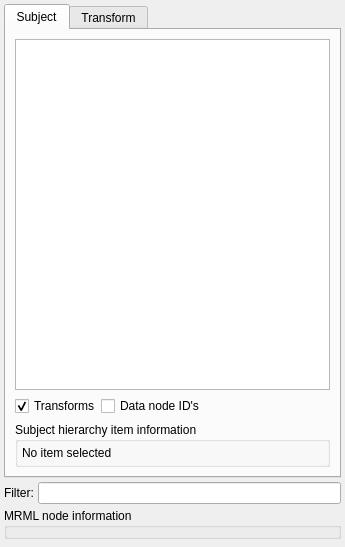
<?xml version="1.0" encoding="UTF-8"?>
<ui version="4.0">
 <class>qSlicerDataModuleWidget</class>
 <widget class="qSlicerWidget" name="qSlicerDataModuleWidget">
  <property name="geometry">
   <rect>
    <x>0</x>
    <y>0</y>
    <width>345</width>
    <height>547</height>
   </rect>
  </property>
  <property name="windowTitle">
   <string>Data</string>
  </property>
  <property name="windowIcon">
   <iconset>
    <normaloff>:/Icons/Data.png</normaloff>:/Icons/Data.png</iconset>
  </property>
  <layout class="QGridLayout" name="gridLayout_5">
   <property name="margin">
    <number>4</number>
   </property>
   <property name="spacing">
    <number>4</number>
   </property>
   <item row="1" column="0">
    <layout class="QHBoxLayout" name="horizontalLayout_4">
     <item>
      <widget class="QLabel" name="FilterLabel">
       <property name="text">
        <string>Filter:</string>
       </property>
      </widget>
     </item>
     <item>
      <widget class="QLineEdit" name="FilterLineEdit">
       <property name="toolTip">
        <string>A case sensitive string to filter nodes, uses all the columns (even if hidden)</string>
       </property>
      </widget>
     </item>
    </layout>
   </item>
   <item row="3" column="0">
    <widget class="ctkDynamicSpacer" name="DynamicSpacer">
     <property name="activeSizePolicy">
      <sizepolicy hsizetype="MinimumExpanding" vsizetype="Ignored">
       <horstretch>0</horstretch>
       <verstretch>0</verstretch>
      </sizepolicy>
     </property>
     <property name="inactiveSizePolicy">
      <sizepolicy hsizetype="MinimumExpanding" vsizetype="MinimumExpanding">
       <horstretch>0</horstretch>
       <verstretch>0</verstretch>
      </sizepolicy>
     </property>
     <property name="active">
      <bool>true</bool>
     </property>
    </widget>
   </item>
   <item row="0" column="0">
    <widget class="QTabWidget" name="ViewTabWidget">
     <property name="currentIndex">
      <number>0</number>
     </property>
     <widget class="QWidget" name="tabSubject">
      <attribute name="title">
       <string>Subject</string>
      </attribute>
      <layout class="QGridLayout" name="gridLayout_4">
       <item row="1" column="0">
        <layout class="QHBoxLayout" name="horizontalLayout">
         <property name="spacing">
          <number>0</number>
         </property>
         <item>
          <widget class="QCheckBox" name="DisplayTransformsCheckBox">
           <property name="text">
            <string>Transforms</string>
           </property>
           <property name="checked">
            <bool>true</bool>
           </property>
          </widget>
         </item>
         <item>
          <widget class="QCheckBox" name="DisplayDataNodeIDsCheckBox">
           <property name="text">
            <string>Data node ID's</string>
           </property>
          </widget>
         </item>
         <item>
          <spacer name="horizontalSpacer">
           <property name="orientation">
            <enum>Qt::Horizontal</enum>
           </property>
           <property name="sizeHint" stdset="0">
            <size>
             <width>40</width>
             <height>20</height>
            </size>
           </property>
          </spacer>
         </item>
         <item>
          <widget class="QLabel" name="label_Help">
           <property name="toolTip">
            <string>Tooltip is populated by the plugins</string>
           </property>
           <property name="text">
            <string/>
           </property>
           <property name="pixmap">
            <pixmap resource="../../../SubjectHierarchy/Resources/qSlicerSubjectHierarchyModule.qrc">:/Icons/Help.png</pixmap>
           </property>
           <property name="alignment">
            <set>Qt::AlignRight|Qt::AlignTrailing|Qt::AlignVCenter</set>
           </property>
          </widget>
         </item>
        </layout>
       </item>
       <item row="0" column="0">
        <widget class="qMRMLSubjectHierarchyTreeView" name="SubjectHierarchyTreeView">
         <property name="dragDropMode">
          <enum>QAbstractItemView::InternalMove</enum>
         </property>
         <property name="selectionMode">
          <enum>QAbstractItemView::ExtendedSelection</enum>
         </property>
         <property name="indentation">
          <number>12</number>
         </property>
        </widget>
       </item>
       <item row="2" column="0">
        <widget class="ctkCollapsibleGroupBox" name="SubjectHierarchyItemInfoGroupBox">
         <property name="title">
          <string>Subject hierarchy item information</string>
         </property>
         <property name="collapsed">
          <bool>true</bool>
         </property>
         <layout class="QHBoxLayout" name="horizontalLayout_2">
          <property name="spacing">
           <number>4</number>
          </property>
          <property name="margin">
           <number>4</number>
          </property>
          <item>
           <widget class="QLabel" name="SubjectHierarchyItemInfoLabel">
            <property name="text">
             <string>No item selected</string>
            </property>
            <property name="wordWrap">
             <bool>true</bool>
            </property>
           </widget>
          </item>
         </layout>
        </widget>
       </item>
      </layout>
     </widget>
     <widget class="QWidget" name="tabTransform">
      <attribute name="title">
       <string>Transform</string>
      </attribute>
      <layout class="QGridLayout" name="gridLayout_6">
       <item row="1" column="0">
        <layout class="QHBoxLayout" name="horizontalLayout_3">
         <item>
          <widget class="QCheckBox" name="DisplayMRMLIDsCheckBox">
           <property name="text">
            <string>Show MRML ID's</string>
           </property>
          </widget>
         </item>
         <item>
          <widget class="QCheckBox" name="ShowHiddenCheckBox">
           <property name="text">
            <string>Show hidden nodes</string>
           </property>
          </widget>
         </item>
         <item>
          <spacer name="horizontalSpacer_2">
           <property name="orientation">
            <enum>Qt::Horizontal</enum>
           </property>
           <property name="sizeHint" stdset="0">
            <size>
             <width>40</width>
             <height>20</height>
            </size>
           </property>
          </spacer>
         </item>
        </layout>
       </item>
       <item row="0" column="0">
        <widget class="qMRMLTreeView" name="MRMLTreeView">
         <property name="dragDropMode">
          <enum>QAbstractItemView::InternalMove</enum>
         </property>
         <property name="indentation">
          <number>10</number>
         </property>
         <property name="minSizeHint">
          <size>
           <width>0</width>
           <height>120</height>
          </size>
         </property>
         <property name="editMenuActionVisible">
          <bool>true</bool>
         </property>
        </widget>
       </item>
      </layout>
     </widget>
    </widget>
   </item>
   <item row="2" column="0">
    <widget class="ctkCollapsibleGroupBox" name="MRMLNodeInspectorGroupBox">
     <property name="title">
      <string>MRML node information</string>
     </property>
     <property name="collapsed">
      <bool>true</bool>
     </property>
     <layout class="QGridLayout" name="gridLayout_2">
      <property name="margin">
       <number>4</number>
      </property>
      <property name="spacing">
       <number>4</number>
      </property>
      <item row="0" column="0">
       <widget class="qMRMLNodeAttributeTableWidget" name="MRMLNodeAttributeTableWidget"/>
      </item>
     </layout>
    </widget>
   </item>
  </layout>
 </widget>
 <customwidgets>
  <customwidget>
   <class>qMRMLNodeAttributeTableWidget</class>
   <extends>QWidget</extends>
   <header>qMRMLNodeAttributeTableWidget.h</header>
  </customwidget>
  <customwidget>
   <class>qMRMLTreeView</class>
   <extends>QTreeView</extends>
   <header>qMRMLTreeView.h</header>
   <slots>
    <slot>setSceneModel(int)</slot>
   </slots>
  </customwidget>
  <customwidget>
   <class>qSlicerWidget</class>
   <extends>QWidget</extends>
   <header>qSlicerWidget.h</header>
   <container>1</container>
  </customwidget>
  <customwidget>
   <class>qMRMLSubjectHierarchyTreeView</class>
   <extends>QTreeView</extends>
   <header>qMRMLSubjectHierarchyTreeView.h</header>
  </customwidget>
  <customwidget>
   <class>ctkCollapsibleGroupBox</class>
   <extends>QGroupBox</extends>
   <header>ctkCollapsibleGroupBox.h</header>
   <container>1</container>
  </customwidget>
  <customwidget>
   <class>ctkDynamicSpacer</class>
   <extends>QWidget</extends>
   <header>ctkDynamicSpacer.h</header>
  </customwidget>
 </customwidgets>
 <resources>
  <include location="../../../Annotations/Resources/qSlicerAnnotationModule.qrc"/>
  <include location="../../../SubjectHierarchy/Resources/qSlicerSubjectHierarchyModule.qrc"/>
  <include location="../qSlicerSubjectHierarchyModule.qrc"/>
 </resources>
 <connections>
  <connection>
   <sender>qSlicerDataModuleWidget</sender>
   <signal>mrmlSceneChanged(vtkMRMLScene*)</signal>
   <receiver>MRMLTreeView</receiver>
   <slot>setMRMLScene(vtkMRMLScene*)</slot>
   <hints>
    <hint type="sourcelabel">
     <x>344</x>
     <y>25</y>
    </hint>
    <hint type="destinationlabel">
     <x>314</x>
     <y>127</y>
    </hint>
   </hints>
  </connection>
  <connection>
   <sender>qSlicerDataModuleWidget</sender>
   <signal>mrmlSceneChanged(vtkMRMLScene*)</signal>
   <receiver>SubjectHierarchyTreeView</receiver>
   <slot>setMRMLScene(vtkMRMLScene*)</slot>
   <hints>
    <hint type="sourcelabel">
     <x>104</x>
     <y>2</y>
    </hint>
    <hint type="destinationlabel">
     <x>176</x>
     <y>84</y>
    </hint>
   </hints>
  </connection>
 </connections>
</ui>
